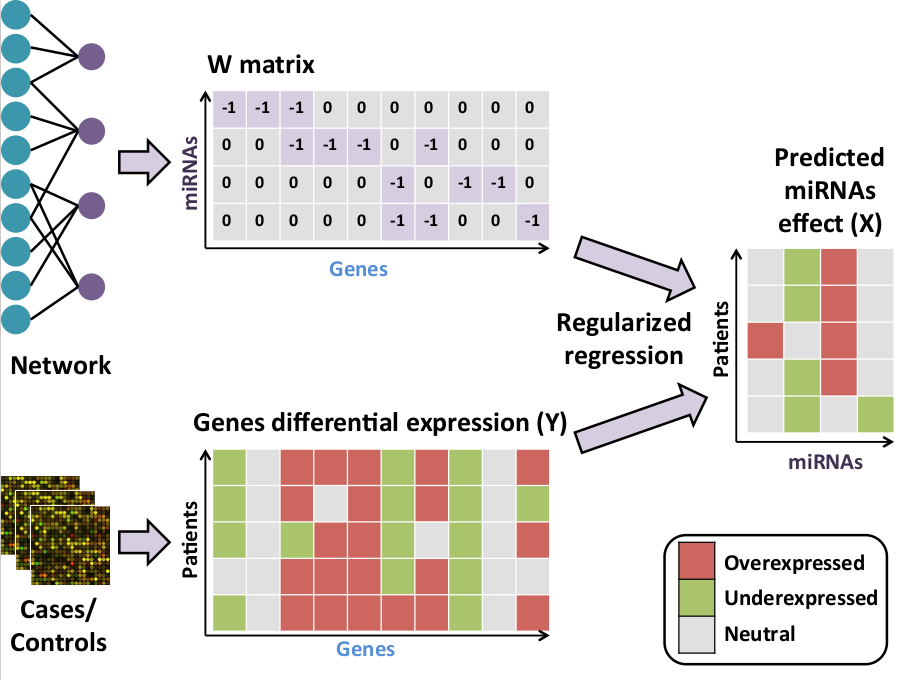
#> input picture images/portfolio/1.png, 909 x 680 px, given as the content of the folder /home/benbrew/Documents/benmbrew.github.io/img/team, which was not available
$ python resize_jpg.py   (older library calls are emulated)
#> lines starting #> are read from the running program, lines starting #| are printed output that depends on the picture
# Script for re-sizing/shrinking photos

import PIL
from PIL import Image
import os
os.chdir('/home/benbrew/Documents/benmbrew.github.io/img/team')

basewidth = 180

for number in range(11)[1:]:
    img = Image.open(str(number) + '.png')
#> img is the input picture: PIL image 909x680 RGB; mean R, G, B 228.2, 224.4, 220.9
    wpercent = (basewidth / float(img.size[0]))
#> wpercent = 0.198
    hsize = int((float(img.size[1]) * float(wpercent)))
#> hsize = 134
    img = img.resize((basewidth, hsize), PIL.Image.ANTIALIAS)
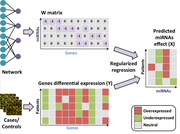
#> img: PIL image 180x134 RGB; mean R, G, B 227.4, 223.7, 220.1
    img.save(str(number) + '_resized.png')
#> pass 2 of the loop `for number in range(11)[1:]:`:
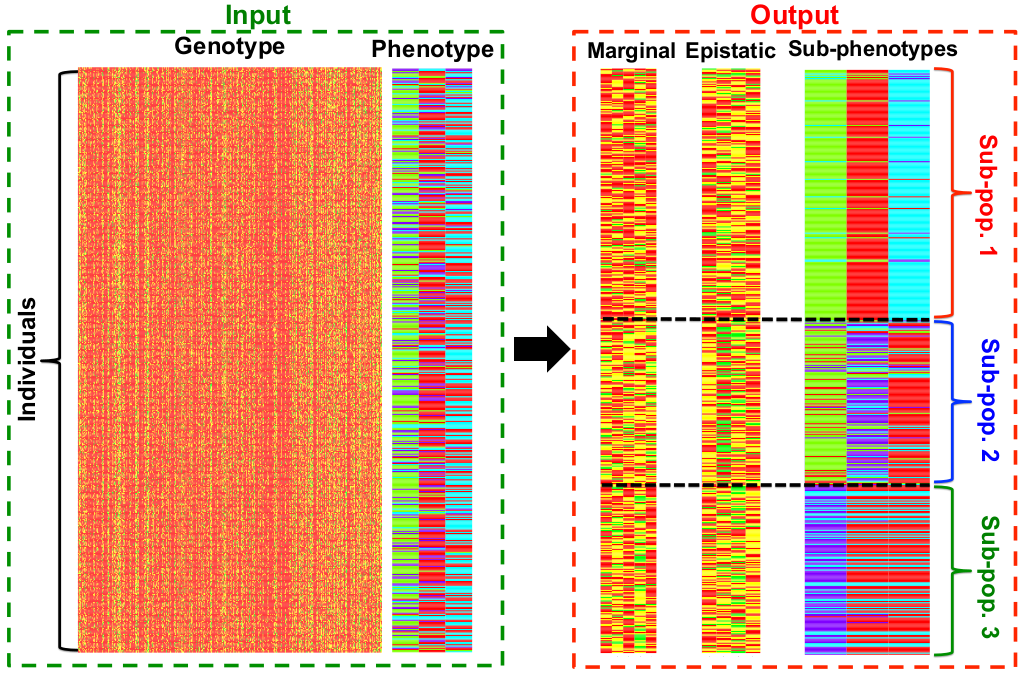
#> input picture images/portfolio/2.png, 1023 x 678 px, found by its file name
#> img is the input picture: PIL image 1023x678 RGB; mean R, G, B 226.7, 184.7, 156.6
#> `img = img.resize((basewidth, hsize), PIL.Image.ANTIALIAS)`:
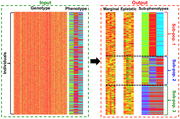
#> img: PIL image 180x119 RGB; mean R, G, B 226, 183.7, 155.5
#> pass 3 of the loop `for number in range(11)[1:]:`:
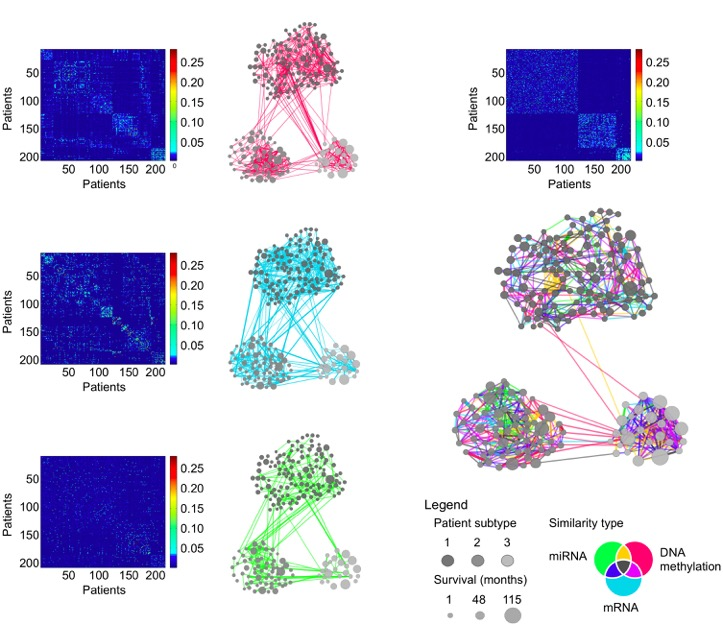
#> input picture images/portfolio/3.png, 723 x 625 px, found by its file name
#> img is the input picture: PIL image 723x625 RGB; mean R, G, B 210.2, 209.6, 228.3
#> `img = img.resize((basewidth, hsize), PIL.Image.ANTIALIAS)`:
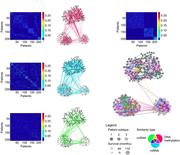
#> img: PIL image 180x155 RGB; mean R, G, B 209.9, 209.3, 228
#> (the run stopped early here; a loop or call above may not have finished)
